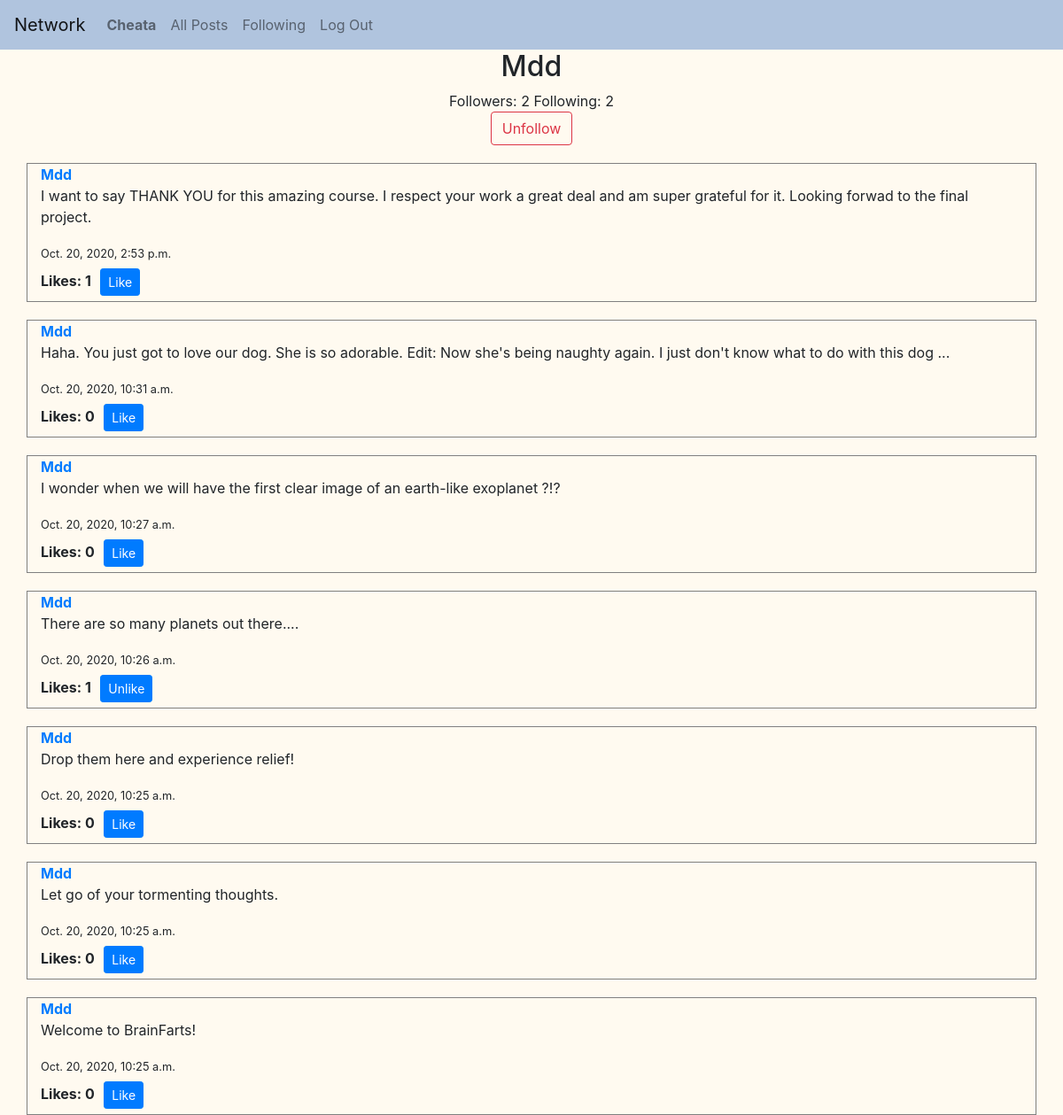
The app's page /profile/1 (signed in) with its own data.
### network/models.py (models this page shows, shortened)
class User(AbstractUser):
    followers = models.ManyToManyField("self", blank=True, symmetrical=False, related_name="following")

class Post(models.Model):
    author = models.ForeignKey("User", on_delete=models.CASCADE, related_name="posts")
    content = models.TextField()
    timestamp = models.DateTimeField(auto_now_add=True)
    likes = models.ManyToManyField("User")

### network/views.py (the view)
# urls.py: path("profile/<int:userid>", views.profile, name="profile"),
def profile(request, userid):
    profile = User.objects.get(id=userid)
    return render(request, "network/profile.html", {
        "followers": profile.followers.count(),
        "user_following": request.user in profile.followers.all(),
        "following": profile.following.count(),
        "profile": profile,
        "page_obj": profile.posts.all().order_by('-timestamp')
    })

### network/templates/network/profile.html (shortened to what this page needs)
{% extends "network/layout.html" %}
{% load static %}
{% block body %}
    <h2 style="text-align: center;">{{ profile.username }}</h2>
    <div style="text-align: center;">
        Followers: <span id="follower-count">{{ followers}}</span> Following: {{ following }}
    </div>
    {% if profile.id != user.id and user.is_authenticated %}
    <div class="d-flex justify-content-center">
        <button type="button" class="btn btn-outline-danger" id="unfollow">Unfollow</button>
    </div>
    {% endif %}
{% include 'network/posts.html' %}
{% endblock %}

### network/templates/network/layout.html (shortened to what this page needs)
{% load static %}
<!DOCTYPE html>
<html lang="en">
    <head>
        <link rel="stylesheet" href="https://stackpath.bootstrapcdn.com/bootstrap/4.4.1/css/bootstrap.min.css">
        <link href="{% static 'network/styles.css' %}" rel="stylesheet">
    </head>
    <body>
        <nav class="navbar navbar-expand-lg navbar-light" style="background-color: #B0C4DE;">
            <a class="navbar-brand" href="{% url 'index' %}">Network</a>
            <div>
              <ul class="navbar-nav mr-auto">
                {% if user.is_authenticated %}
                    <li class="nav-item">
                        <a class="nav-link" href="{% url 'profile' user.id %}"><strong>{{ user.username }}</strong></a>
                    </li>
                {% endif %}
                <li class="nav-item">
                  <a class="nav-link" href="{% url 'index' %}">All Posts</a>
                </li>
                {% if user.is_authenticated %}
                    <li class="nav-item">
                        <a class="nav-link" href="{% url 'following' %}">Following</a>
                    </li>
                    <li class="nav-item">
                        <a class="nav-link" href="{% url 'logout' %}">Log Out</a>
                    </li>
                {% endif %}
              </ul>
            </div>
          </nav>
        <div class="body">
            {% block body %}
            {% endblock %}
        </div>
    </body>
</html>

### network/templates/network/posts.html (shortened to what this page needs)
<div id="posts">
    {% for post in page_obj %}
    <div class="container post-div">
        <a href="{% url 'profile' post.author.id %}"><strong>{{ post.author }}</strong></a>
        <p id="content-{{ post.id }}">{{ post.content}}</p>
        <small>{{ post.timestamp }}</small><br>
        <strong>Likes: <span id="likes-{{ post.id }}">{{ post.likes.all|length }}</span></strong>
        {% if user.is_authenticated %}
        {% if user in post.likes.all %}
        <button class="btn btn-primary btn-sm like-button" id="like-{{ post.id }}" data-postid="{{ post.id }}" onclick="unlike({{ post.id }})">Unlike</button>
        {% else %}
        <button class="btn btn-primary btn-sm like-button" id="like-{{ post.id }}" data-postid="{{ post.id }}" onclick="like( {{ post.id }} )">Like</button>
        {% endif %}
        {% endif %}
    </div>
    {% endfor %}
</div>

### network/static/network/styles.css (style rules this page uses)
body { background-color: floralwhite; }
.post-div { border: 1px solid gray; width: 100%; margin-top: 20px; }
#unfollow { display: none; }
.like-button { margin: 6px; }

### records on screen
User: username "Cheata"
User: username "Mdd"
Post: author "Mdd", content "I want to say THANK YOU for this amazing course. I respect your work a great deal and am super grateful for it. Looking forwad to the final project.", timestamp "Oct. 20, 2020, 2:53 p.m.", likes.all|length "1"
Post: author "Mdd", content "Haha. You just got to love our dog. She is so adorable. Edit: Now she's being naughty again. I just don't know what to do with this dog ...", timestamp "Oct. 20, 2020, 10:31 a.m.", likes.all|length "0"
Post: author "Mdd", content "I wonder when we will have the first clear image of an earth-like exoplanet ?!?", timestamp "Oct. 20, 2020, 10:27 a.m.", likes.all|length "0"
Post: author "Mdd", content "There are so many planets out there....", timestamp "Oct. 20, 2020, 10:26 a.m.", likes.all|length "1"
Post: author "Mdd", content "Drop them here and experience relief!", timestamp "Oct. 20, 2020, 10:25 a.m.", likes.all|length "0"
Post: author "Mdd", content "Let go of your tormenting thoughts.", timestamp "Oct. 20, 2020, 10:25 a.m.", likes.all|length "0"
Post: author "Mdd", content "Welcome to BrainFarts!", timestamp "Oct. 20, 2020, 10:25 a.m.", likes.all|length "0"

### other values on screen
{{ followers }} "2"
{{ following }} "2"
